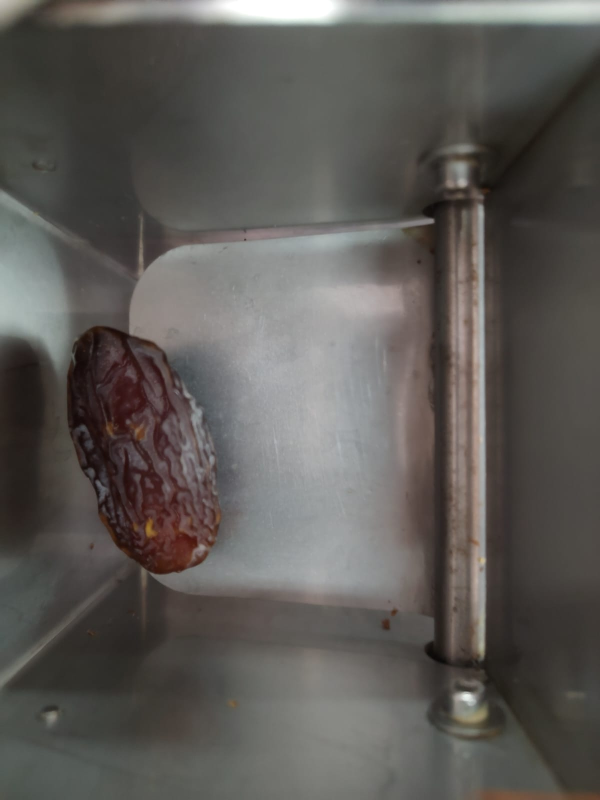
#> input picture ImageAssets/subtraction/full.jpg, 1200 x 1600 px, found by its file name (shown at 1/2 size)
$ python app_cropping.py
#> lines starting #> are read from the running program, lines starting #| are printed output that depends on the picture; after the words box and inside, x2 and y2 are one past the last pixel; in counts of white or black regions, pixels touching at a corner belong together
# https://stackoverflow.com/questions/15341538/numpy-opencv-2-how-do-i-crop-non-rectangular-region

import cv2
import numpy as np

# original image
# -1 loads as-is so if it will be 3 or 4 channel as the original
image = cv2.imread(".\\..\\ImageAssets\\subtraction\\full.JPG", -1)
#> image is the input picture: shape (1600, 1200, 3); mean B, G, R 86.3, 89.8, 92.9
# mask defaulting to black for 3-channel and transparent for 4-channel
# (of course replace corners with yours)
mask = np.zeros(image.shape, dtype=np.uint8)
roi_corners = np.array([[(0,0), (800,800), (0,800), (800, 0), (40,80)]], dtype=np.int32)
# fill the ROI so it doesn't get wiped out when the mask is applied
channel_count = image.shape[2]  # i.e. 3 or 4 depending on your image
#> channel_count = 3
ignore_mask_color = (255,)*channel_count
#> ignore_mask_color = (255, 255, 255)
cv2.fillPoly(mask, roi_corners, ignore_mask_color)
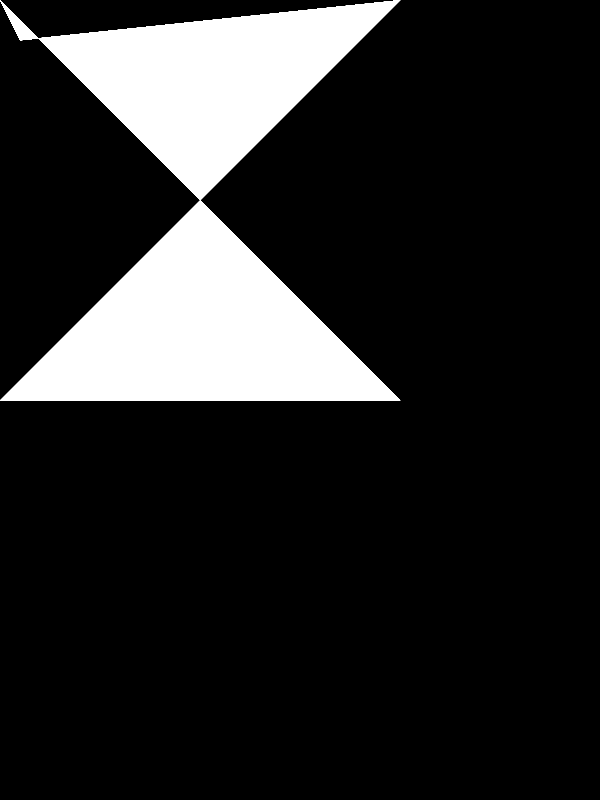
#> mask: shape (1600, 1200, 3) (shown at 1/2 size); 15.2% white; 1 white region, box (x1, y1, x2, y2) and area: (0, 0, 801, 801) 292689
# from Masterfool: use cv2.fillConvexPoly if you know it's convex

# apply the mask
masked_image = cv2.bitwise_and(image, mask)
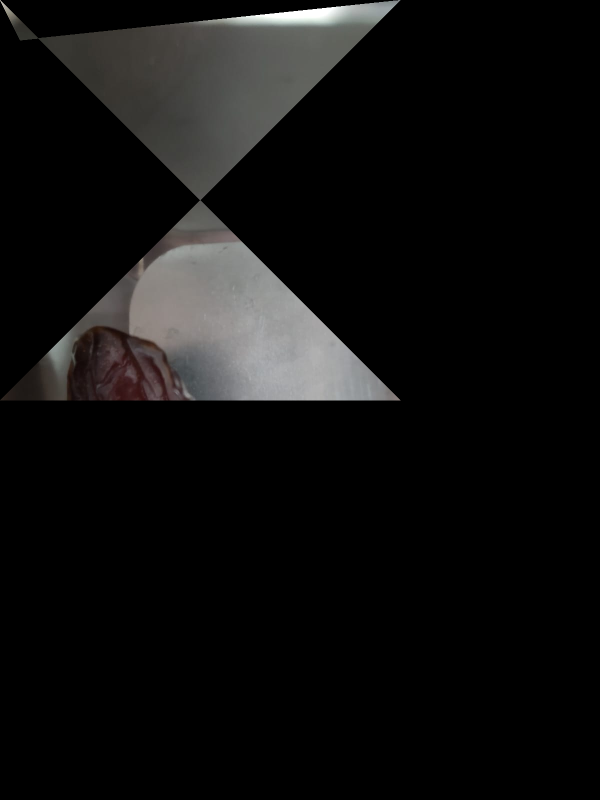
#> masked_image: shape (1600, 1200, 3) (shown at 1/2 size); mean B, G, R 15.2, 15.5, 15.9

#Displaying the image:
cv2.imshow("Subtraction Mask", masked_image) #shows image
cv2.waitKey(0)
cv2.destroyAllWindows()
